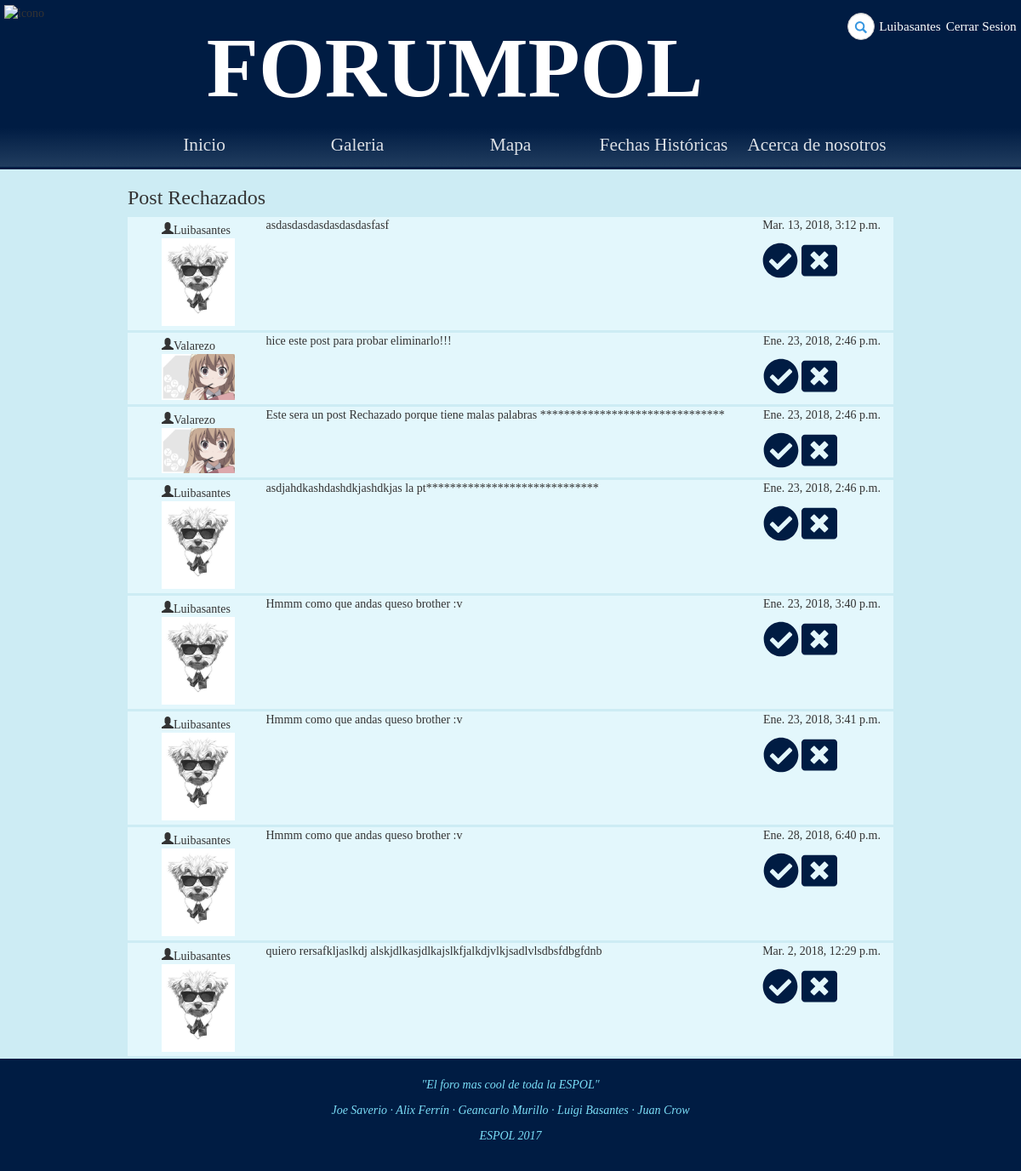
/foro/anuncios/rechazados/ (signed in), run on the app's committed database.
### Foro/models.py (models this page shows, shortened)
class Post(models.Model):
	reply_to = models.ForeignKey('self',blank=True, null=True,on_delete=models.SET_NULL)
	content = models.TextField(max_length=500, default='')
	image = models.ImageField(upload_to=upload_location, blank=True,null=True)
	owner = models.ForeignKey(User,null=True,on_delete=models.SET_NULL)
	date = models.DateTimeField(auto_now=True)
	aprobado = models.NullBooleanField(default=None,null=True)

### accounts/models.py (models this page shows, shortened)
class UserProfile(models.Model):
	user = models.OneToOneField(User,on_delete=models.CASCADE)
	city = models.CharField(max_length=25, default='')
	website = models.URLField(default='')
	phone = models.IntegerField(default=0)
	image = models.ImageField(upload_to= upload_location, blank=True)
	moderador = models.BooleanField(default=False)

### Foro/views.py (the view)
# urls.py: url(r'anuncios/rechazados/$', login_required(views.rechazar_post), name='rechazar_post'),
def rechazar_post(request):
	username = request.user
	if not (username.userprofile.moderador or username.is_staff):
		return PermissionDenied
	posts = Post.objects.filter(aprobado=False)
	if len(posts) > 0:
		return render(request, "Foro/aprobar.html", {'usuario':username,'posts':posts, 'titulo':"Post Rechazados"})
	else:
		return render(request, "Foro/aprobar.html", {'usuario': username, 'titulo': "No hay Post Rechazados"})

### Foro/templates/Foro/aprobar.html (shortened to what this page needs)
{% extends 'Foro/base.html' %}
{% load static from staticfiles %}
{% block estilo %}<link rel="stylesheet" type="text/css" href="{% static 'css/hilo.css' %}">{% endblock %}
{% block body %}
    <div id="hilo" class="col-9">
        <h3 class="post-topic">{{ titulo }} </h3>
        {% for post in posts %}
            <div class="container-fluid rep">
                <div class="poster">
                    <div class="poster-info">
                        <span class="glyphicon glyphicon-user">{{post.owner.username}}</span>
                        {% if post.owner.userprofile.image %}
                            <a href="{{post.owner.userprofile.image.url}}"><img  src="{{post.owner.userprofile.image.url}}"  width=500 alt="ImagenResputa"></a>
                        {% endif %}
                    </div>
                </div>
                <div class="post-area">
                    <p>{{post.content}}</p>
                </div>
                <div class="post-num">
                    <p>{{post.date}}</p>
					<a id="{{ post.pk }}"  href="{% url 'foro:aprobado' post.id 1%}" role="button"><i class="fas fa-check-circle fa-3x icon" ></i></a>
					<a id="{{ post.pk }}"  href="{% url 'foro:aprobado' post.id 0%}" role="button"><i class="fas fa-window-close fa-3x icon"></i></a>
                </div>
            </div>
        {% endfor %}
    </div>
{% endblock %}

### Foro/templates/Foro/base.html (shortened to what this page needs)
<!DOCTYPE html>
<html>
	<head>
        {% load staticfiles %}
		<link rel="stylesheet" type="text/css" href="{% static 'css/bootstrap.css' %}">
		<link rel="stylesheet" type="text/css" href="{% static 'css/estilo.css' %}">
		{% block estilo %}{% endblock %}
	</head>
	<body>
		<div id="cabecera" class="col-12">
			<span class="logo col-1"><img class ="imagen" src="{% static 'images/espol.png' %}" alt="icono"></span>
			<h2 class = 'col-9'>FORUMPOL</h2>
			<div id="header-opts" class="col-4">
				<div id="buscar" class="col-6">
					<form action="search" class="search-form">
					    <div class="form-group has-feedback">
					        <input type="text" class="form-control" name="search" id="search" placeholder="Buscar...">
					        <span class="glyphicon glyphicon-search form-control-feedback"></span>
					    </div>
					</form>
				</div>
				<h4 class="col-3 user"><a href="{% url 'accounts:view_profile' user.id%}">{{ user }}</a></h4>
				<h4 class="col-3 log"><a href="{% url 'accounts:log_out' %}">Cerrar Sesion</a></h4>
			</div>
		</div>
		<nav id="navegation-bar" class="col-12">
			<ul id="menu">
				<li class="elemento-opcion"><a href="{% url 'foro:index' %}">Inicio</a></li>
				<li class="elemento-opcion"><a href="{% url 'foro:galeria' %}">Galeria</a></li>
				<li class="elemento-opcion"><a href="{% url 'foro:mapa' %}">Mapa</a></li>
				<li class="elemento-opcion"><a href="{% url 'foro:timeline' %}">Fechas Históricas</a></li>
				<li class="elemento-opcion"><a href="{% url 'foro:acerca_de' %}">Acerca de nosotros</a></li>
			</ul>
		</nav>
        {% block body %}
        {% endblock %}
		<footer>
			<p><i>"El foro mas cool de toda la ESPOL"</i></p>
			<p><i>Joe Saverio · Alix Ferrín · Geancarlo Murillo · Luigi Basantes · Juan Crow</i></p>
			<p><i>ESPOL 2017</i></p>
		</footer>
	</body>
</html>

### Foro/static/css/estilo.css (style rules this page uses)
* { box-sizing: border-box; font-family: "Libre Baskerville"; }
.col-1 { width: 8.33%; }
.col-3 { width: 25%; }
.col-4 { width: 33.33%; }
.col-6 { width: 50%; }
.col-9 { width: 75%; }
.col-12 { width: 100%; }
#cabecera { background-color: #001C43; margin: 0px; overflow: hidden; display: flex; padding: 5px; }
#cabecera h4 a { font-family: "Libre Baskerville"; }
body { top: -20px; bottom: -20px; background-color: white; background-size:cover; height: 100%; background-color: rgb(205, 236, 244); font-family: "Libre Baskerville"; }
#cabecera h2 { margin-top: 20px; font-size: 100px; color: white; text-align: center; font-weight: bold; font-family: "Libre Baskerville"; padding-left: 120px; }
#cabecera img { width: 100%; }
.user, .log { text-align: center; }
#menu { margin: 0; padding: 0; list-style: none; }
nav#navegation-bar { background: linear-gradient(#001C43, #213D5F); text-align: center; border-bottom-style: solid; border-bottom-color: #001C43; }
ul#menu { display: inline-block; width: 75%; }
ul li.elemento-opcion { padding: 0; margin: 0; float: left; width: 20%; height: 40px; text-align: center; line-height: 40px; font-size: 20px; }
ul li.elemento-opcion a { text-decoration: none; color: white; display: block; opacity: 0.85; font-size: 1.065em; }
footer { background-color: #001C43; color: #7bdef7; padding: 1.5em; text-align: center; position: re; width: 100%; }
#buscar { padding-top: 10px; }
.form-group { margin-bottom: 0; }
.search-form .form-group { float: right !important; transition: all 0.35s, border-radius 0s; width: 32px; height: 32px; background-color: #fff; box-shadow: 0 1px 1px rgba(0, 0, 0, 0.075) inset; border-radius: 25px; border: 1px solid #ccc; }
.search-form .form-group input.form-control { padding-right: 20px; border: 0 none; background: transparent; box-shadow: none; display:block; }
.search-form .form-group span.form-control-feedback { position: absolute; top: -1px; right: -2px; z-index: 2; display: block; width: 34px; height: 34px; line-height: 34px; text-align: center; color: #3596e0; left: initial; font-size: 14px; }
#header-opts h4 { padding-top: 5px; color: white; }
#header-opts { display: flex; }
#header-opts h4 { padding-left: 15px; padding-left: 0px; font-size: 19px; }
#header-opts a { color: white; font-family: "Verdana"; font-size: 0.8em; }

### Foro/static/css/hilo.css (style rules this page uses)
#hilo { margin: 0 auto; }
.poster { width: 15%; }
.post-area { overflow: hidden; flex-grow: 1; }
.poster-info img { width: 85%; }
.rep div[class="poster"] { padding: 5px; }
.rep { padding-left: 35px; background-color: #E3F7FC; margin: 3px auto; display: flex; }
.rep .poster-info img { width: 73%; }
.fa-check-circle { color: #001c43; }
.fa-window-close { color: #001c43; }

### data on the page
Post: owner.username "Luibasantes", owner.userprofile.image (picture), content "asdasdasdasdasdasdasfasf", date "Mar. 13, 2018, 3:12 p.m."
Post: owner.username "Valarezo", owner.userprofile.image (picture), content "hice este post para probar eliminarlo!!!", date "Ene. 23, 2018, 2:46 p.m."
Post: owner.username "Valarezo", owner.userprofile.image (picture), content "Este sera un post Rechazado porque tiene malas palabras *******************************", date "Ene. 23, 2018, 2:46 p.m."
Post: owner.username "Luibasantes", owner.userprofile.image (picture), content "asdjahdkashdashdkjashdkjas la pt*****************************", date "Ene. 23, 2018, 2:46 p.m."
Post: owner.username "Luibasantes", owner.userprofile.image (picture), content "Hmmm como que andas queso brother :v", date "Ene. 23, 2018, 3:40 p.m."
Post: owner.username "Luibasantes", owner.userprofile.image (picture), content "Hmmm como que andas queso brother :v", date "Ene. 23, 2018, 3:41 p.m."
Post: owner.username "Luibasantes", owner.userprofile.image (picture), content "Hmmm como que andas queso brother :v", date "Ene. 28, 2018, 6:40 p.m."
Post: owner.username "Luibasantes", owner.userprofile.image (picture), content "quiero rersafkljaslkdj alskjdlkasjdlkajslkfjalkdjvlkjsadlvlsdbsfdbgfdnb", date "Mar. 2, 2018, 12:29 p.m."

### other printed values
{{ user }} "Luibasantes"
{{ titulo }} "Post Rechazados"
